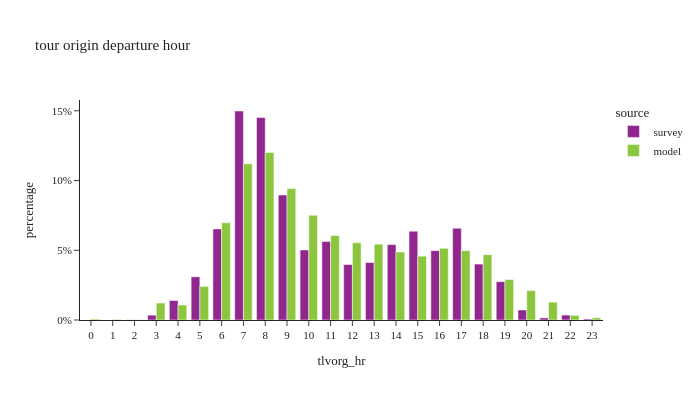

Notebook source saved alongside this figure:
### Code cell
df_plot = (
    df_tour.group_by(['tlvorg_hr', 'source'])
    .agg([
        pl.col('toexpfac').count().alias('sample_count'),
        pl.col('toexpfac').sum().alias('toexpfac')
    ])
    .with_columns((pl.col('toexpfac') / pl.col('toexpfac').sum().over(['source'])).alias('percentage'))
)

fig = px.bar(df_plot.to_pandas(), x="tlvorg_hr", y="percentage", color="source",
             barmode="group", title="tour origin departure hour",
             hover_data=['toexpfac', 'sample_count'])
fig.update_layout(height=400, width=700, font=dict(size=11),
                  xaxis=dict(dtick=1, categoryorder='category ascending'),
                  yaxis=dict(tickformat=".0%"))
fig.show()

### Figure 1 — Plotly figure (JSON) as saved in the notebook; plotly's stock layout.template omitted (floating-point values rounded to 4 significant figures)
{"data": [{"alignmentgroup": "True", "customdata": [[377300.0, 632.0], [570.9, 1.0], [227500.0, 400.0], [268200.0, 432.0], [630900.0, 941.0], [3110.0, 6.0], [6441.0, 38.0], [58950.0, 50.0], [209400.0, 389.0], [211500.0, 529.0], [36.86, 1.0], [115700.0, 236.0], [14560.0, 21.0], [274900.0, 391.0], [30280.0, 99.0], [167500.0, 429.0], [611200.0, 1021.0], [277100.0, 504.0], [168800.0, 345.0], [14890.0, 18.0], [173500.0, 386.0], [130500.0, 144.0], [237000.0, 429.0]], "hovertemplate": "source=survey<br>tlvorg_hr=%{x}<br>percentage=%{y}<br>toexpfac=%{customdata[0]}<br>sample_count=%{customdata[1]}<extra></extra>", "legendgroup": "survey", "marker": {"color": "#91268F", "pattern": {"shape": ""}}, "name": "survey", "offsetgroup": "survey", "orientation": "v", "showlegend": true, "textposition": "auto", "type": "bar", "x": [9, 2, 14, 15, 7, 23, 21, 4, 16, 10, 0, 19, 3, 6, 20, 12, 8, 17, 18, 22, 13, 5, 11], "xaxis": "x", "y": [0.08961, 0.0001356, 0.05405, 0.06372, 0.1499, 0.0007389, 0.00153, 0.014, 0.04974, 0.05023, 8.757e-06, 0.02749, 0.003458, 0.0653, 0.007192, 0.03978, 0.1452, 0.06583, 0.0401, 0.003536, 0.0412, 0.031, 0.05629], "yaxis": "y"}, {"alignmentgroup": "True", "customdata": [[316400.0, 316400.0], [283700.0, 283700.0], [2549.0, 2549.0], [698800.0, 698800.0], [548300.0, 548300.0], [289300.0, 289300.0], [272500.0, 272500.0], [19260.0, 19260.0], [70820.0, 70820.0], [437200.0, 437200.0], [352100.0, 352100.0], [299100.0, 299100.0], [168800.0, 168800.0], [3901.0, 3901.0], [140200.0, 140200.0], [62640.0, 62640.0], [322400.0, 322400.0], [405800.0, 405800.0], [993.0, 993.0], [266300.0, 266300.0], [9287.0, 9287.0], [122500.0, 122500.0], [74600.0, 74600.0], [651400.0, 651400.0]], "hovertemplate": "source=model<br>tlvorg_hr=%{x}<br>percentage=%{y}<br>toexpfac=%{customdata[0]}<br>sample_count=%{customdata[1]}<extra></extra>", "legendgroup": "model", "marker": {"color": "#8CC63E", "pattern": {"shape": ""}}, "name": "model", "offsetgroup": "model", "orientation": "v", "showlegend": true, "textposition": "auto", "type": "bar", "x": [13, 14, 1, 8, 9, 17, 18, 22, 3, 10, 11, 16, 19, 0, 5, 4, 12, 6, 2, 15, 23, 20, 21, 7], "xaxis": "x", "y": [0.05437, 0.04875, 0.0004381, 0.1201, 0.09423, 0.04971, 0.04683, 0.003311, 0.01217, 0.07513, 0.06052, 0.05141, 0.02901, 0.0006704, 0.0241, 0.01076, 0.05541, 0.06974, 0.0001707, 0.04577, 0.001596, 0.02105, 0.01282, 0.112], "yaxis": "y"}], "layout": {"barmode": "group", "font": {"size": 11}, "height": 400, "legend": {"title": {"text": "source"}, "tracegroupgap": 0}, "title": {"text": "tour origin departure hour"}, "width": 700, "xaxis": {"anchor": "y", "categoryorder": "category ascending", "domain": [0.0, 1.0], "dtick": 1, "title": {"text": "tlvorg_hr"}}, "yaxis": {"anchor": "x", "domain": [0.0, 1.0], "tickformat": ".0%", "title": {"text": "percentage"}}}}
